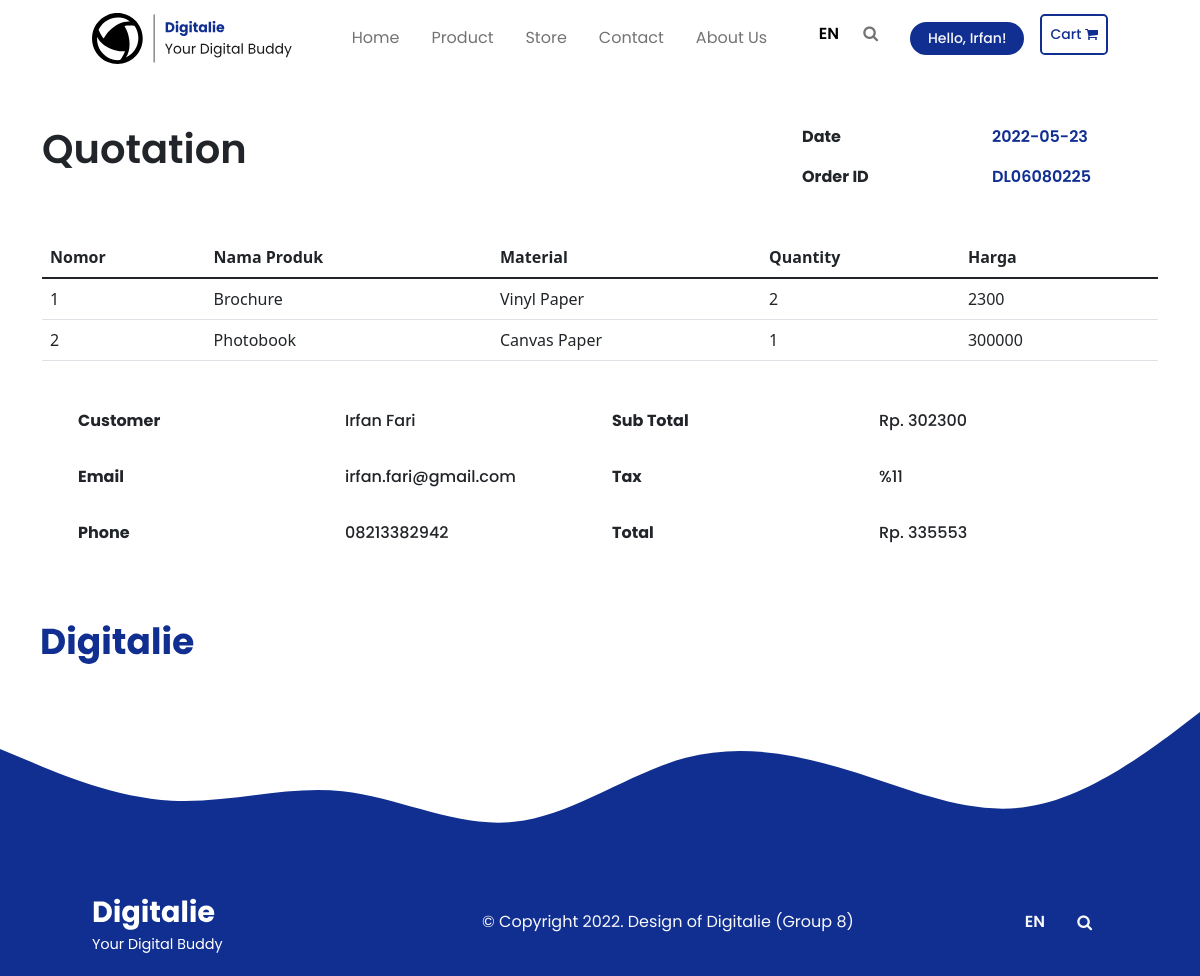
Screenshot of /quotation.php (signed in) with the database file from the repository.
### tables this page shows
CREATE TABLE `users` (
  `id` int(11) NOT NULL,
  `fname` varchar(255) NOT NULL,
  `lname` varchar(255) NOT NULL,
  `email` varchar(255) NOT NULL,
  `password` varchar(255) NOT NULL,
  `phone` varchar(255) NOT NULL,
  `address` varchar(255) NOT NULL,
  `role` varchar(255) NOT NULL
);

CREATE TABLE `order_list` (
  `id` int(11) NOT NULL,
  `fname` varchar(255) NOT NULL,
  `lname` varchar(255) NOT NULL,
  `email` varchar(150) NOT NULL,
  `phone` varchar(50) NOT NULL,
  `address` varchar(255) NOT NULL,
  `date` date NOT NULL DEFAULT current_timestamp(),
  `subtotal` double NOT NULL,
  `total` double NOT NULL,
  `confirm` varchar(255) NOT NULL,
  `user_id` int(11) NOT NULL
);

CREATE TABLE `shopping_cart` (
  `id` int(11) NOT NULL,
  `fname` varchar(255) NOT NULL,
  `lname` varchar(255) NOT NULL,
  `nama_produk` varchar(255) NOT NULL,
  `harga_jual` double NOT NULL,
  `phone` varchar(150) NOT NULL,
  `address` varchar(255) NOT NULL,
  `confirm` varchar(10) NOT NULL,
  `id_material` int(11) NOT NULL,
  `quantity` int(11) NOT NULL,
  `user_id` int(11) NOT NULL
);

CREATE TABLE `material` (
  `id_material` int(11) NOT NULL,
  `nama_material` varchar(150) NOT NULL,
  `deskripsi_material` varchar(255) NOT NULL,
  `harga_beli_material` double NOT NULL,
  `harga_jual_material` double NOT NULL,
  `gambar_material` varchar(255) NOT NULL
);

### quotation.php (the view, shortened to what this page needs)
<?php
include_once 'conn.php';
if (!isset($_SESSION['id']) == FALSE) {
    $sql = "SELECT id, fname, lname, email, password, phone, address, role FROM users WHERE id = '$_SESSION[id]'";
} else {
    $sql = "SELECT id, fname, lname, email, password, phone, address, role FROM users";
}
$mysql = $conn->query("SELECT
   * FROM shopping_cart JOIN material ON material.id_material=shopping_cart.id_material WHERE user_id ='$_SESSION[id]'");
$result = $conn->query($sql);
$row = $result->fetch_assoc();
?>
<!doctype html>
<html lang="en">
<head>
    <link rel="stylesheet" href="assets/font/font-face.css">
    <link rel="stylesheet" href="bootstrap_custom.css">
    <link rel="stylesheet" href="style.css">
    <link rel="stylesheet" href="https://cdnjs.cloudflare.com/ajax/libs/font-awesome/4.7.0/css/font-awesome.min.css">
    <link href="https://cdn.jsdelivr.net/npm/bootstrap@5.1.3/dist/css/bootstrap.min.css" rel="stylesheet">
</head>
<body>
    <nav class="navbar navbar-expand-md navbar-light px-6 font-regular" id="navbar">
        <div class="container-fluid">
            <a class="navbar-brand" href="main.php">
                <img src="assets/logo.svg" alt="" width="200">
            </a>
            <div class="collapse navbar-collapse" id="navbarsExample04">
                <ul class="navbar-nav mx-auto mb-2 mb-md-0">
                    <?php if (isset($_SESSION['role']) && $_SESSION['role'] == "admin") {
                    ?>
                        <?php
                        echo "<li class='nav-item mx-2'><a class='nav-link' aria-current='page' href='index.php'>Add Product</a></li><li class='nav-item mx-2'><a class='nav-link' aria-current='page' href='index_material.php'>Add Material</a></li>";
                        ?>
                    <?php } else { ?>
                        <li class="nav-item mx-2">
                            <a class="nav-link" aria-current="page" href="main.php">Home</a>
                        </li>
                        <li class="nav-item mx-2 dropdown">
                            <a class="nav-link dropdown" href="" id="navbarDarkDropdownMenuLink" role="button" data-bs-toggle="dropdown" aria-expanded="false">Product</a>
                        </li>
                        <li class="nav-item mx-2">
                            <a class="nav-link" href="main.php#jump-ourstore">Store</a>
                        </li>
                        <li class="nav-item mx-2">
                            <a class="nav-link" href="main.php#jump-contact">Contact</a>
                        </li>
                        <li class="nav-item mx-2">
                            <a class="nav-link" href="main.php#jump-aboutus">About Us</a>
                        </li>
                    <?php }  ?>
                </ul>
                <ul class="navbar-nav">
                    <li class="nav-item dropdown">
                        <a class="nav-link dropdown font-semibold text-black" href="#" id="navbarDarkDropdownMenuLink" role="button" data-bs-toggle="dropdown" aria-expanded="false">
                            EN
                        </a>
                    </li>
                    <li class="nav-item mx-2">
                        <a class="nav-link" id="search-button" href="#searchForm" data-target="#searchForm" role="button" aria-expanded="false" data-bs-toggle="collapse">
                            <i class="fa fa-search"></i>
                        </a>
                    </li>
                    <li class="nav-item dropdown mx-2">
                        <a class="nav-link dropdown font-semibold text-black" href="#" id="navbarDarkDropdownMenuLink" role="button" data-bs-toggle="dropdown" aria-expanded="false">
                            <?php if (isset($_SESSION['role']) && $_SESSION['role']) {
                            ?>
                                <?php
                                echo "<button class='btn btn-sm font-medium button-theme text-light rounded-pill px-3' type='button'>Hello, " . $row['fname'] . "!" . "</button>";
                                ?>
                            <?php } else { ?>
                                <button class="btn btn-sm font-medium button-theme text-light rounded-pill px-3" type="button">Hello, Guest!</button>
                            <?php }  ?>
                        </a>
                    </li>
                    <?php if (isset($_SESSION['role']) && $_SESSION['role'] == "customer") {
                    ?>
                        <?php
                        echo "<li class='nav-item'>
                            <a class='nav-link position-relative btn btn-sm font-medium button-theme2 rounded-3' type='button' href='cart.php'>Cart <i class='fa fa-shopping-cart' aria-hidden='true'></i></a></li>";
                        ?>
                    <?php } else { ?>
                    <?php }  ?>
            </div>
        </div>
    </nav>
    <?php
    $sql2 = "SELECT * FROM order_list";
    $test = $conn->query($sql2);
    $row3 = $test->fetch_assoc();
    ?>
    <div class="container mt-5" id="atas">
        <div class="row">
            <div class="col-8 font-semibold">
                <h1>Quotation</h1>
            </div>
            <div class="col-4 font-bold" id="date-orderid">
                <div class="row">
                    <div class="col">
                        Date
                    </div>
                    <div class="col">
                        <div class="text-start font-semibold blue-theme"><?= $row3['date']; ?></div>
                    </div>
                </div>
                <div class="row py-3">
                    <div class="col">
                        Order ID
                    </div>
                    <div class="col">
                        <p class="blue-theme font-semibold">DL060802<?= $row3['id'] ?></p>
                    </div>
                </div>
            </div>
        </div>
    </div>
    <div class="container">
        <div class="table-responsive mt-3">
            <table class="table table-hover">
                <thead class="thead-dark">
                    <th>Nomor</th>
                    <th>Nama Produk</th>
                    <th>Material</th>
                    <th>Quantity</th>
                    <th>Harga</th>
                </thead>
                <?php
                $i = 0;
                while ($row2 = $mysql->fetch_assoc()) :
                    $i++;
                ?>
                    <tr>
                        <td class="font-weight-bold"><?= $i; ?></td>
                        <td><?= $row2['nama_produk']; ?></td>
                        <td><?= $row2['nama_material']; ?></td>
                        <td><?= $row2['quantity']; ?></td>
                        <td class="font-weight-bold"><?= $row2['harga_jual']; ?></td>
                        <td>
                        </td>
                    </tr>
                <?php endwhile; ?>
            </table>
        </div>
    </div>
    <div class="container pb-3 pt-3 px-5">
        <div class="row py-3">
            <div class="col font-bold">
                Customer
            </div>
            <div class="col">
                <div class="text-start font-medium"><?= $row3['fname']; ?> <?= $row3['lname']; ?></div>
            </div>
            <div class="col font-bold">
                Sub Total
            </div>
            <div class="col">
                <div class="text-start font-medium">
                    Rp. <?= $row3['subtotal'] ?>
                </div>
            </div>
        </div>
        <div class="row py-3">
            <div class="col font-bold">
                Email
            </div>
            <div class="col">
                <div class="text-start font-medium"><?= $row3['email']; ?></div>
            </div>
            <div class="col font-bold">
                Tax
            </div>
            <div class="col">
                <div class="text-start font-medium ">
                    <?php
                    $tax = 0.11;
                    $totaltax = $tax * 100;
                    echo '%' . $totaltax;
                    ?>
                </div>
            </div>
        </div>
        <div class="row py-3">
            <div class="col font-bold">
                Phone
            </div>
            <div class="col">
                <div class="text-start font-medium"><?= $row['phone']; ?></div>
            </div>
            <div class="col font-bold">
                Total
            </div>
            <div class="col">
                <div class="text-start font-medium ">
                    Rp. <?= $row3['total'] ?>
                </div>
            </div>
        </div>
    </div>
    <div class="container d-flex justify-content-between py-5">
        <div>
            <img src="assets/Digitalie.svg" alt="">
        </div>
    </div>
    <footer>
        <img src="assets/footer.svg" alt="" width="100%">
        <nav class="navbar bottom navbar-expand-sm navbar-dark blue-background px-6 pb-3">
            <div class="container-fluid">
                <a class="navbar-brand" href="#"><img src="assets/logo_footer.svg" width="60%" alt=""></a>
                <div class="text-light font-regular">© Copyright 2022. Design of Digitalie (Group 8)</div>
                <ul class="navbar-nav">
                    <li class="nav-item dropup mx-2">
                        <a class="nav-link dropup font-semibold text-light" href="#" id="navbarDarkDropdownMenuLinkBottom" role="button" data-bs-toggle="dropdown" aria-expanded="false">
                            EN
                        </a>
                    </li>
                    <li class="nav-item mx-2">
                        <a class="nav-link" id="search-button" href="#searchForm" data-target="#searchForm" role="button" aria-expanded="false" data-bs-toggle="collapse">
                            <i class="fa fa-search text-light"></i>
                        </a>
                    </li>
                </ul>
            </div>
        </nav>
    </footer>
</body>
</html>

### style.css (style rules this page uses)
:root { --blue-theme: #112f91; }
body { margin: 0; padding: 0; }
html { scroll-behavior: smooth !important; }
html,body { overflow-x: hidden; }
.blue-theme { color: var(--blue-theme); }
.blue-background { background-color: var(--blue-theme); }
.container { margin-bottom: 0; }
#navbarsExample04 { transition: height 0.35s ease; }
.font-bold { font-family: "Poppins Bold"; }
.font-semibold { font-family: "Poppins Semibold"; }
.font-regular { font-family: "Poppins Regular"; }
.font-medium { font-family: "Poppins Medium"; }
footer img { max-width: 100%; }
.button-theme { background-color: var(--blue-theme) !important; border: 2px solid var(--blue-theme) !important; }
.button-theme2 { color: var(--blue-theme) !important; background-color: white !important; border: 2px solid var(--blue-theme) !important; }

### rows the page displays
users: fname "Irfan", phone "08213382942"
order_list: date "2022-05-23", id "25", fname "Irfan", lname "Fari", subtotal "302300", email "irfan.fari@gmail.com", total "335553"
shopping_cart: nama_produk "Brochure", id_material.nama_material "Vinyl Paper", quantity "2", harga_jual "2300"
shopping_cart: nama_produk "Photobook", id_material.nama_material "Canvas Paper", quantity "1", harga_jual "300000"

### other values shown
$totaltax "11"
